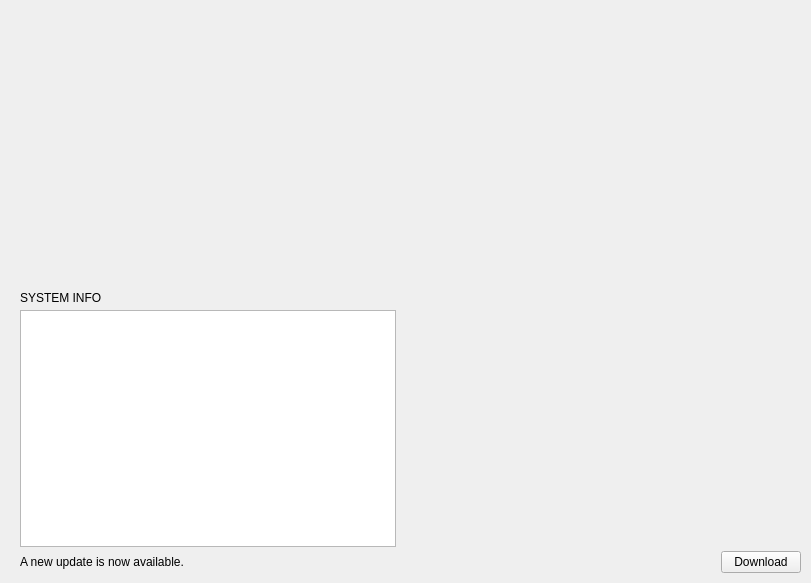
<?xml version="1.0" encoding="UTF-8"?>
<ui version="4.0">
 <class>DashboardPage</class>
 <widget class="QWidget" name="DashboardPage">
  <property name="geometry">
   <rect>
    <x>0</x>
    <y>0</y>
    <width>811</width>
    <height>583</height>
   </rect>
  </property>
  <property name="sizePolicy">
   <sizepolicy hsizetype="Expanding" vsizetype="Expanding">
    <horstretch>0</horstretch>
    <verstretch>0</verstretch>
   </sizepolicy>
  </property>
  <property name="windowTitle">
   <string>Dashboard</string>
  </property>
  <layout class="QGridLayout" name="gridLayout">
   <property name="leftMargin">
    <number>5</number>
   </property>
   <property name="topMargin">
    <number>5</number>
   </property>
   <property name="rightMargin">
    <number>5</number>
   </property>
   <property name="bottomMargin">
    <number>5</number>
   </property>
   <property name="spacing">
    <number>0</number>
   </property>
   <item row="0" column="0" colspan="2">
    <widget class="QWidget" name="circleBars" native="true">
     <property name="sizePolicy">
      <sizepolicy hsizetype="Expanding" vsizetype="Expanding">
       <horstretch>0</horstretch>
       <verstretch>0</verstretch>
      </sizepolicy>
     </property>
     <property name="minimumSize">
      <size>
       <width>0</width>
       <height>200</height>
      </size>
     </property>
     <layout class="QHBoxLayout" name="circleBarsLayout">
      <property name="spacing">
       <number>20</number>
      </property>
      <property name="leftMargin">
       <number>10</number>
      </property>
      <property name="topMargin">
       <number>5</number>
      </property>
      <property name="rightMargin">
       <number>10</number>
      </property>
      <property name="bottomMargin">
       <number>5</number>
      </property>
     </layout>
    </widget>
   </item>
   <item row="2" column="1">
    <widget class="QWidget" name="lineBars" native="true">
     <property name="sizePolicy">
      <sizepolicy hsizetype="Expanding" vsizetype="Expanding">
       <horstretch>0</horstretch>
       <verstretch>0</verstretch>
      </sizepolicy>
     </property>
     <property name="minimumSize">
      <size>
       <width>150</width>
       <height>0</height>
      </size>
     </property>
     <layout class="QVBoxLayout" name="lineBarsLayout">
      <property name="spacing">
       <number>20</number>
      </property>
      <property name="leftMargin">
       <number>10</number>
      </property>
      <property name="topMargin">
       <number>10</number>
      </property>
      <property name="rightMargin">
       <number>10</number>
      </property>
      <property name="bottomMargin">
       <number>10</number>
      </property>
     </layout>
    </widget>
   </item>
   <item row="2" column="0">
    <widget class="QWidget" name="systemInfo" native="true">
     <property name="sizePolicy">
      <sizepolicy hsizetype="Expanding" vsizetype="Expanding">
       <horstretch>0</horstretch>
       <verstretch>0</verstretch>
      </sizepolicy>
     </property>
     <property name="minimumSize">
      <size>
       <width>200</width>
       <height>0</height>
      </size>
     </property>
     <property name="focusPolicy">
      <enum>Qt::WheelFocus</enum>
     </property>
     <layout class="QVBoxLayout" name="verticalLayout">
      <property name="spacing">
       <number>5</number>
      </property>
      <property name="leftMargin">
       <number>15</number>
      </property>
      <property name="topMargin">
       <number>0</number>
      </property>
      <property name="rightMargin">
       <number>10</number>
      </property>
      <property name="bottomMargin">
       <number>0</number>
      </property>
      <item>
       <spacer name="verticalSpacer_2">
        <property name="orientation">
         <enum>Qt::Vertical</enum>
        </property>
        <property name="sizeType">
         <enum>QSizePolicy::Fixed</enum>
        </property>
        <property name="sizeHint" stdset="0">
         <size>
          <width>20</width>
          <height>15</height>
         </size>
        </property>
       </spacer>
      </item>
      <item>
       <widget class="QLabel" name="lblSystemInfoTitle">
        <property name="text">
         <string>SYSTEM INFO</string>
        </property>
       </widget>
      </item>
      <item>
       <widget class="QListView" name="listViewSystemInfo">
        <property name="focusPolicy">
         <enum>Qt::NoFocus</enum>
        </property>
        <property name="verticalScrollBarPolicy">
         <enum>Qt::ScrollBarAlwaysOff</enum>
        </property>
        <property name="horizontalScrollBarPolicy">
         <enum>Qt::ScrollBarAlwaysOff</enum>
        </property>
        <property name="autoScroll">
         <bool>false</bool>
        </property>
        <property name="editTriggers">
         <set>QAbstractItemView::NoEditTriggers</set>
        </property>
        <property name="selectionMode">
         <enum>QAbstractItemView::NoSelection</enum>
        </property>
        <property name="selectionBehavior">
         <enum>QAbstractItemView::SelectRows</enum>
        </property>
        <property name="spacing">
         <number>5</number>
        </property>
        <property name="wordWrap">
         <bool>true</bool>
        </property>
       </widget>
      </item>
     </layout>
    </widget>
   </item>
   <item row="3" column="0" colspan="2">
    <widget class="QWidget" name="widgetUpdateBar" native="true">
     <property name="sizePolicy">
      <sizepolicy hsizetype="Expanding" vsizetype="Fixed">
       <horstretch>0</horstretch>
       <verstretch>0</verstretch>
      </sizepolicy>
     </property>
     <property name="minimumSize">
      <size>
       <width>0</width>
       <height>31</height>
      </size>
     </property>
     <property name="styleSheet">
      <string notr="true"/>
     </property>
     <layout class="QHBoxLayout" name="updateBarLayout">
      <property name="spacing">
       <number>0</number>
      </property>
      <property name="leftMargin">
       <number>15</number>
      </property>
      <property name="topMargin">
       <number>0</number>
      </property>
      <property name="rightMargin">
       <number>5</number>
      </property>
      <property name="bottomMargin">
       <number>0</number>
      </property>
      <item alignment="Qt::AlignLeft|Qt::AlignVCenter">
       <widget class="QLabel" name="lblUpdateBarText">
        <property name="text">
         <string>A new update is now available.</string>
        </property>
       </widget>
      </item>
      <item alignment="Qt::AlignRight|Qt::AlignVCenter">
       <widget class="QPushButton" name="btnDownloadUpdate">
        <property name="cursor">
         <cursorShape>PointingHandCursor</cursorShape>
        </property>
        <property name="focusPolicy">
         <enum>Qt::NoFocus</enum>
        </property>
        <property name="accessibleName">
         <string notr="true">primary</string>
        </property>
        <property name="text">
         <string>Download</string>
        </property>
       </widget>
      </item>
     </layout>
    </widget>
   </item>
  </layout>
 </widget>
 <resources/>
 <connections/>
</ui>
